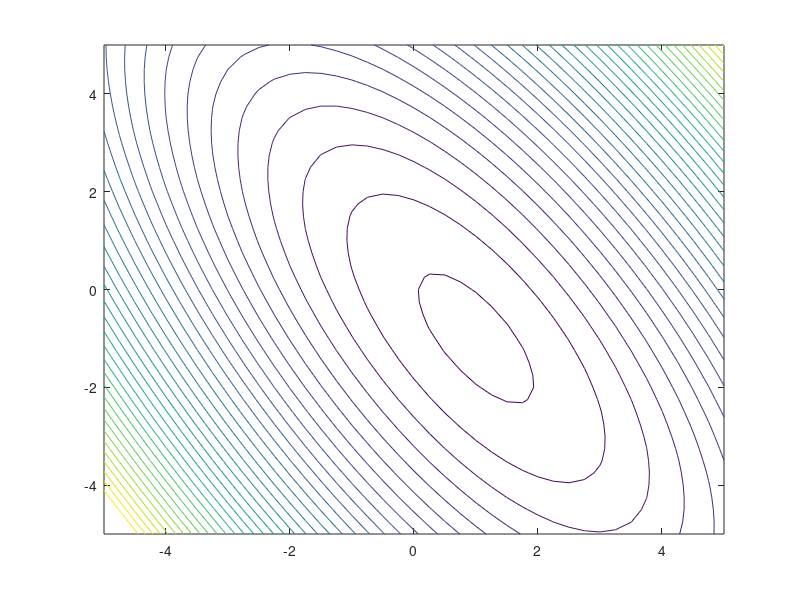

Source code (MATLAB): (Note: this script raises an error after producing the figure.)
function testCode()
% test code for pattern search algorithm

clc
close all
clear


% 2D example with plotting
% grid solution
x1 = -5:0.25:5;
y1 = -5:0.25:5;
for i1 = 1:length(x1)
    for j1 = 1:length(y1)
        z1(i1, j1) = obj2D([x1(i1), y1(j1)]);
    end
end
contour(x1, y1, z1, linspace(-12, 120, 39))
% contourcbar;
% cbar
% set(gcf, 'Position', [1241         462         649         493]);

% PowellsMethod search
x0 = [1, -1];
[xopt, Fopt, iter, funEvals] = PowellsMethod(@(x)obj2D(x), x0);
xopt
hold on
plot(xopt(1), xopt(2), 'rx', 'MarkerSize', 10)

[xopt, Fopt, iter, funEvals, exitFlag] = PatternSearch(@(x)obj2D(x), x0)
xopt
plot(xopt(1), xopt(2), 'bo', 'MarkerSize', 10)

end

function F = obj2D(x)
% function for evaluation

% inputs
x1 = x(1);
x2 = x(2);
x3 = -1;

% OBJECTIVE FUNCTION
F = x1*x1 + 2*x2*x2 + 2*x3*x3 + 2*x1*x2 + 2*x2*x3;
end